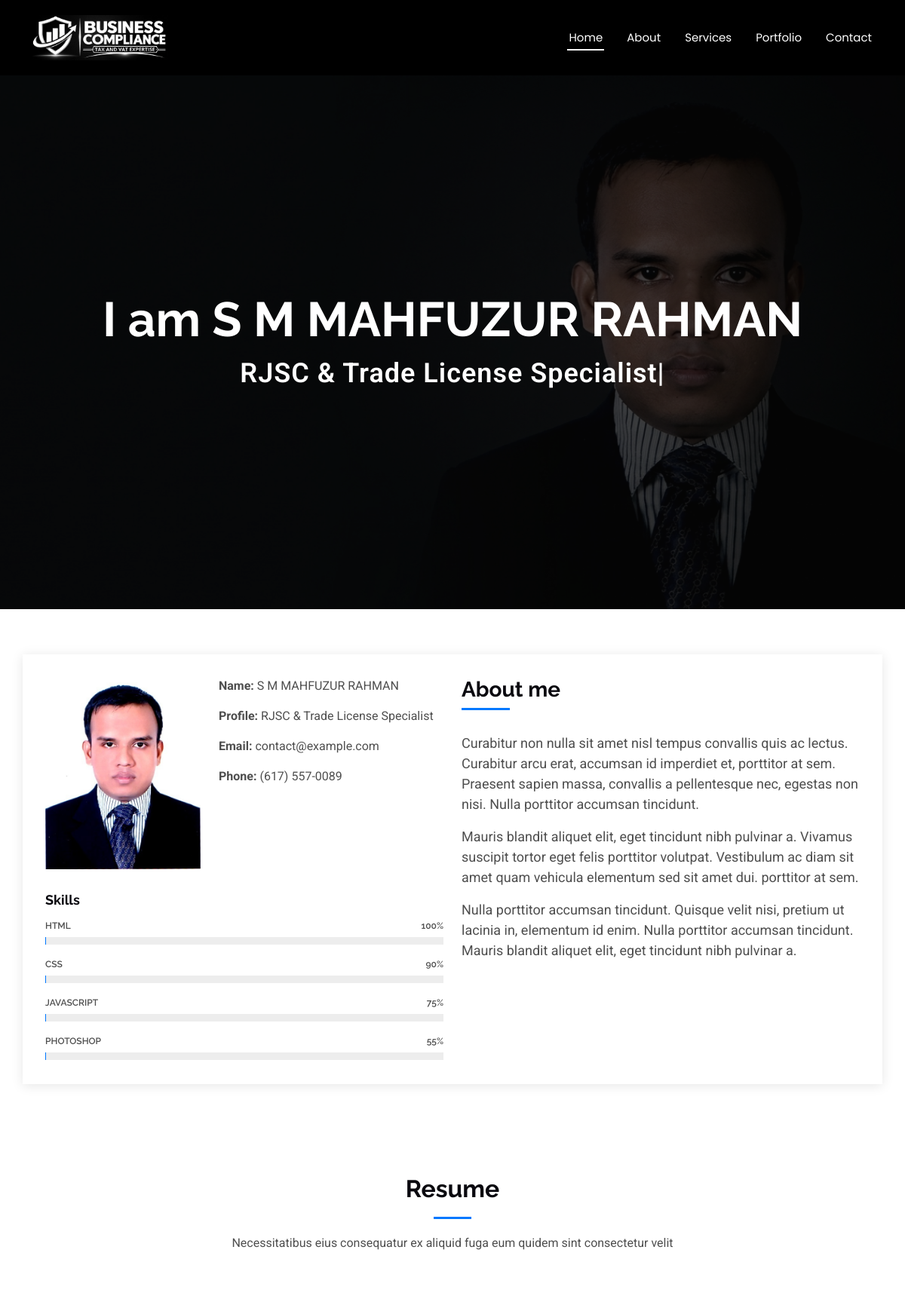
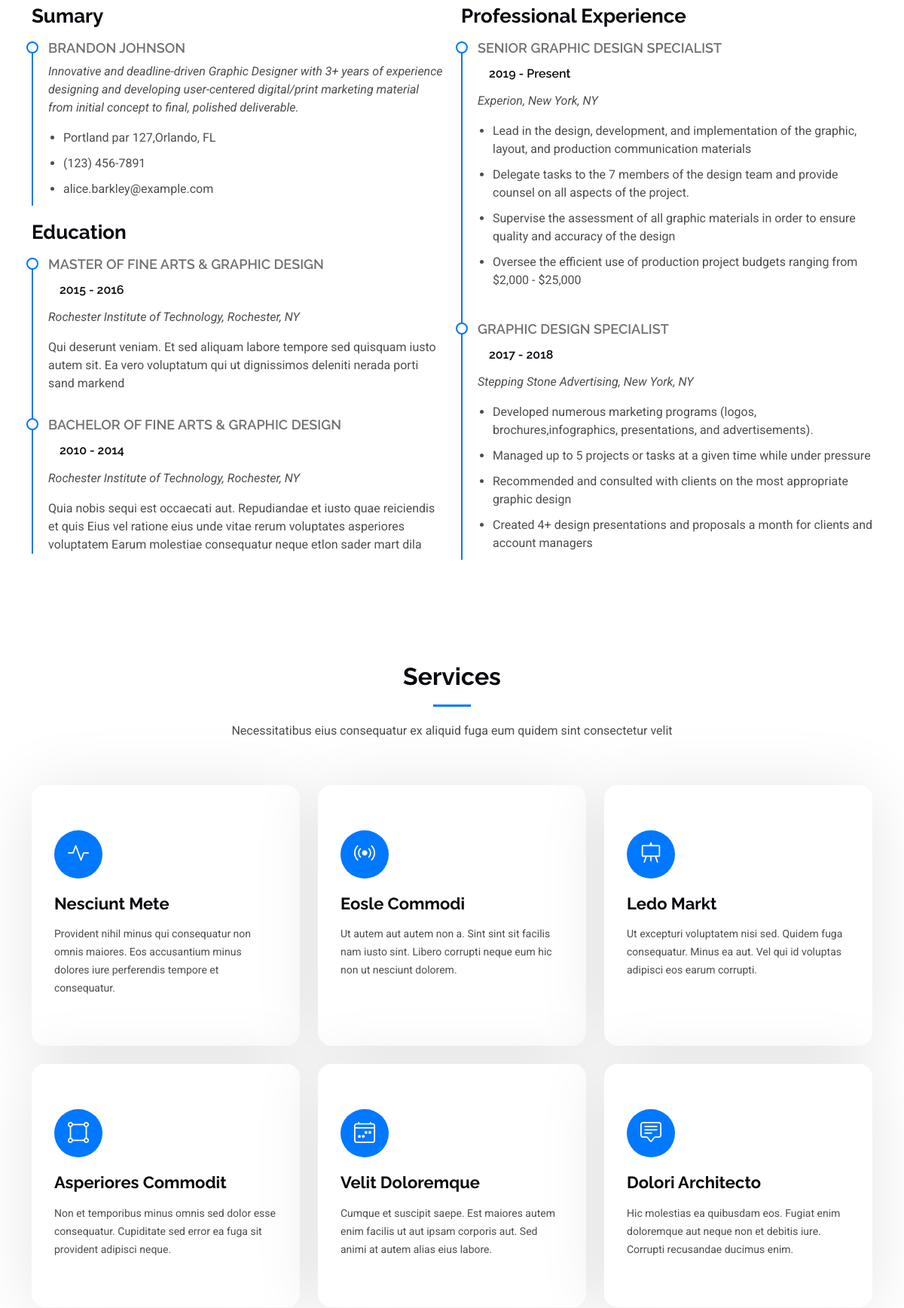
The page / (upper part) on the database its author committed (2 pictures, top to bottom).
### tables this page shows
CREATE TABLE `nav_menu` (
  `id` int(10) unsigned NOT NULL AUTO_INCREMENT,
  `label` varchar(50) NOT NULL,
  `url` varchar(255) NOT NULL DEFAULT '#',
  `sort_order` int(11) NOT NULL DEFAULT 0,
  `is_active` tinyint(1) NOT NULL DEFAULT 1,
  PRIMARY KEY (`id`)
);

CREATE TABLE `skills` (
  `id` int(10) unsigned NOT NULL AUTO_INCREMENT,
  `name` varchar(100) NOT NULL,
  `percentage` tinyint(3) unsigned NOT NULL DEFAULT 0,
  `sort_order` int(11) NOT NULL DEFAULT 0,
  `is_active` tinyint(1) NOT NULL DEFAULT 1,
  PRIMARY KEY (`id`)
);

CREATE TABLE `resume_items` (
  `id` int(10) unsigned NOT NULL AUTO_INCREMENT,
  `section` enum('summary','education','experience') NOT NULL,
  `title` varchar(255) NOT NULL,
  `period` varchar(100) DEFAULT NULL,
  `subtitle` text DEFAULT NULL,
  `description` text DEFAULT NULL,
  `bullets` text DEFAULT NULL,
  `sort_order` int(11) NOT NULL DEFAULT 0,
  `is_active` tinyint(1) NOT NULL DEFAULT 1,
  PRIMARY KEY (`id`),
  KEY `idx_section` (`section`,`sort_order`)
);

CREATE TABLE `services` (
  `id` int(10) unsigned NOT NULL AUTO_INCREMENT,
  `icon` varchar(64) NOT NULL COMMENT 'Bootstrap Icons class, e.g. bi-activity',
  `title` varchar(150) NOT NULL,
  `description` text NOT NULL,
  `sort_order` int(11) NOT NULL DEFAULT 0,
  `is_active` tinyint(1) NOT NULL DEFAULT 1,
  PRIMARY KEY (`id`)
);

### src/helpers.php (called while the page is built, shortened)
<?php
function e(mixed $value): string
{
    return htmlspecialchars((string) $value, ENT_QUOTES | ENT_SUBSTITUTE, 'UTF-8');
}
function lines(?string $text): array
{
    $parts = preg_split('/\R/u', (string) $text) ?: [];
    return array_values(array_filter(array_map('trim', $parts), static fn($l) => $l !== ''));
}
function paragraphs(?string $text): array
{
    $parts = preg_split('/\R{2,}/u', trim((string) $text)) ?: [];
    return array_values(array_filter(array_map('trim', $parts), static fn($p) => $p !== ''));
}
function nav_url(?string $url): string
{
    $url = trim((string) $url);
    if (preg_match('/^[A-Za-z0-9_-]+\.php(?:#[\w-]*)?$/', $url)) {
        return $url;
    }
    return '#';
}
if (!function_exists('settings')) {
    function settings(): array
    {
        static $cache = null;
        if ($cache === null) {
            $cache = [];
            try {
                foreach (Database::fetchAll('SELECT setting_key, setting_value FROM site_settings') as $row) {
                    $cache[$row['setting_key']] = $row['setting_value'];
                }
            } catch (Throwable) {
                return [];
            }
        }
        return $cache;
    }
}
if (!function_exists('setting')) {
    function setting(string $key, mixed $default = ''): string
    {
        $all = settings();
        return isset($all[$key]) && $all[$key] !== null ? (string) $all[$key] : (string) ($default ?? '');
    }
}

### db.php (called while the page is built, shortened)
<?php
final class Database
{
    private static ?PDO $pdo = null;
    private static function getEnvOr(string $key, string $default): string
    {
        $val = getenv($key);
        return $_ENV[$key] ?? $_SERVER[$key] ?? $default;
    }
    public static function pdo(): PDO
    {
        if (self::$pdo instanceof PDO) {
            return self::$pdo;
        }
        $host    = self::getEnvOr('DB_HOST', '127.0.0.1');
        $port    = self::getEnvOr('DB_PORT', '3306');
        $name    = self::getEnvOr('DB_NAME', 'devfolio');
        $user    = self::getEnvOr('DB_USER', 'root');
        $pass    = self::getEnvOr('DB_PASS', '');
        $charset = 'utf8mb4';
        $opts = [
            PDO::ATTR_ERRMODE            => PDO::ERRMODE_EXCEPTION,
            PDO::ATTR_DEFAULT_FETCH_MODE => PDO::FETCH_ASSOC,
            PDO::ATTR_EMULATE_PREPARES   => false,
        ];
        $base = sprintf('mysql:host=%s;port=%s;charset=%s', $host, $port, $charset);
        try {
            try {
                self::$pdo = new PDO($base . ';dbname=' . $name, $user, $pass, $opts);
            } catch (PDOException $e) {
                if ((int) ($e->errorInfo[1] ?? 0) !== 1049) {
                    throw $e;
                }
                $tmp = new PDO($base, $user, $pass, $opts);
                $tmp->exec('CREATE DATABASE IF NOT EXISTS `' . $name . '` CHARACTER SET utf8mb4 COLLATE utf8mb4_unicode_ci');
                self::$pdo = new PDO($base . ';dbname=' . $name, $user, $pass, $opts);
            }
        } catch (PDOException $e) {
            error_log('DevFolio DB connection failed: ' . $e->getMessage());
            http_response_code(500);
            exit('Database connection failed: ' . $e->getMessage());
        }
        return self::$pdo;
    }
    private static function run(string $sql, array $params): PDOStatement
    {
        $st = self::pdo()->prepare($sql);
        $st->execute($params);
        return $st;
    }
    public static function fetchAll(string $sql, array $params = []): array
    {
        $st = self::run($sql, $params);
        return $st->fetchAll();
    }
}
function db(): PDO
{
    return Database::pdo();
}

### includes/functions.php (called while the page is built, shortened)
<?php
function fetch_active(string $table, string $order = 'sort_order, id'): array
{
    $allowed = ['skills', 'resume_items', 'services', 'stats', 'portfolio_categories',
                'pricing_plans', 'faqs', 'testimonials', 'social_links'];
    return db()->query("SELECT * FROM `$table` WHERE is_active = 1 ORDER BY $order")->fetchAll();
}
function get_skills(): array       { return fetch_active('skills'); }
function get_services(): array     { return fetch_active('services'); }
function get_nav_items(): array
{
    return Database::fetchAll('SELECT * FROM nav_menu WHERE is_active = 1 ORDER BY sort_order, id');
}
function get_resume_items(string $section): array
{
    $stmt = db()->prepare(
        'SELECT * FROM resume_items WHERE section = :s AND is_active = 1 ORDER BY sort_order, id'
    );
    $stmt->execute([':s' => $section]);
    return $stmt->fetchAll();
}

### index.php (the view, shortened to what this page needs)
<?php
require_once __DIR__ . '/includes/functions.php';
$pageTitle = 'Index - ' . setting('site_name', 'DevFolio') . ' Bootstrap Template';
$bodyClass = 'index-page';
$skills       = get_skills();
$services     = get_services();
require __DIR__ . '/includes/header.php';
?>
  <main class="main">
    <section id="hero" class="hero section dark-background">
      <img src="<?= e(setting('hero_image', 'img/hero-img.jpg')) ?>" alt="" data-aos="fade-in">
      <div class="container d-flex flex-column align-items-center justify-content-center text-center" data-aos="fade-up" data-aos-delay="100">
        <h2><?= e(setting('hero_title')) ?></h2>
        <p><span class="typed" data-typed-items="<?= e(setting('hero_typed_items')) ?>"></span></p>
      </div>
    </section>
    <section id="about" class="about section">
      <div class="container" data-aos="fade-up" data-aos-delay="100">
        <div class="row gy-4">
          <div class="col-md-6">
            <div class="row justify-content-between gy-4">
              <div class="col-lg-5">
                <img src="<?= e(setting('about_image', 'img/profile-img.jpg')) ?>" class="img-fluid" alt="">
              </div>
              <div class="col-lg-7 about-info">
                <p><strong>Name: </strong> <span><?= e(setting('about_name')) ?></span></p>
                <p><strong>Profile: </strong> <span><?= e(setting('about_profile')) ?></span></p>
                <p><strong>Email: </strong> <span><?= e(setting('about_email')) ?></span></p>
                <p><strong>Phone: </strong> <span><?= e(setting('about_phone')) ?></span></p>
              </div>
            </div>
            <div class="skills-content skills-animation">
              <h5>Skills</h5>
              <?php foreach ($skills as $s): $pct = max(0, min(100, (int) $s['percentage'])); ?>
              <div class="progress">
                <span class="skill"><span><?= e($s['name']) ?></span> <i class="val"><?= $pct ?>%</i></span>
                <div class="progress-bar-wrap">
                </div>
              </div>
              <?php endforeach; ?>
            </div>
          </div>
          <div class="col-md-6">
            <div class="about-me">
              <h4><?= e(setting('about_heading', 'About me')) ?></h4>
              <?php foreach (paragraphs(setting('about_text')) as $para): ?>
              <p>
                <?= e($para) ?>
              </p>
              <?php endforeach; ?>
            </div>
          </div>
        </div>
      </div>
    </section>
    <section id="resume" class="resume section">
      <div class="container section-title" data-aos="fade-up">
        <h2><?= e(setting('resume_title', 'Resume')) ?></h2>
        <p><?= e(setting('resume_subtitle')) ?></p>
      </div>
      <?php
      $renderResumeItem = static function (array $r, string $extraClass = ''): void { ?>
            <div class="resume-item<?= $extraClass ?>">
              <h4><?= e($r['title']) ?></h4>
              <?php if ($r['period'] !== null && $r['period'] !== ''): ?>
              <h5><?= e($r['period']) ?></h5>
              <?php endif; ?>
              <?php if ($r['subtitle'] !== null && $r['subtitle'] !== ''): ?>
              <p><em><?= e($r['subtitle']) ?></em></p>
              <?php endif; ?>
              <?php if ($r['description'] !== null && $r['description'] !== ''): ?>
              <p><?= e($r['description']) ?></p>
              <?php endif; ?>
              <?php $bul = lines($r['bullets']); if ($bul): ?>
              <ul>
                <?php foreach ($bul as $b): ?>
                <li><?= e($b) ?></li>
                <?php endforeach; ?>
              </ul>
              <?php endif; ?>
            </div>
      <?php }; ?>
      <div class="container">
        <div class="row">
          <div class="col-lg-6" data-aos="fade-up" data-aos-delay="100">
            <h3 class="resume-title"><?= e(setting('resume_summary_heading', 'Sumary')) ?></h3>
            <?php foreach (get_resume_items('summary') as $r) { $renderResumeItem($r, ' pb-0'); } ?>
            <h3 class="resume-title"><?= e(setting('resume_education_heading', 'Education')) ?></h3>
            <?php foreach (get_resume_items('education') as $r) { $renderResumeItem($r); } ?>
          </div>
          <div class="col-lg-6" data-aos="fade-up" data-aos-delay="200">
            <h3 class="resume-title"><?= e(setting('resume_experience_heading', 'Professional Experience')) ?></h3>
            <?php foreach (get_resume_items('experience') as $r) { $renderResumeItem($r); } ?>
          </div>
        </div>
      </div>
    </section>
    <section id="services" class="services section">
      <div class="container section-title" data-aos="fade-up">
        <h2><?= e(setting('services_title', 'Services')) ?></h2>
        <p><?= e(setting('services_subtitle')) ?></p>
      </div>
      <div class="container">
        <div class="row gy-4">
          <?php foreach ($services as $i => $sv): ?>
          <div class="col-lg-4 col-md-6" data-aos="fade-up" data-aos-delay="<?= ($i + 1) * 100 ?>">
            <div class="service-item position-relative">
              <div class="icon">
                <i class="bi <?= e($sv['icon']) ?>"></i>
              </div>
              <a href="#" class="stretched-link">
                <h3><?= e($sv['title']) ?></h3>
              </a>
              <p><?= e($sv['description']) ?></p>
            </div>
          </div>
          <?php endforeach; ?>
        </div>
      </div>
    </section>
  </main>
<?php require __DIR__ . '/includes/footer.php'; ?>

### includes/header.php (shortened to what this page needs)
<?php
require_once __DIR__ . '/functions.php';
$bodyClass = $bodyClass ?? 'index-page';
$siteName = setting('site_name', 'DevFolio');
$siteLogo = setting('site_logo', '');
$navItems      = get_nav_items();
$currentScript = basename($_SERVER['SCRIPT_NAME'] ?? 'index.php');
$navLinkActive = static function (string $url) use ($currentScript): bool {
    $path = strtok($url, '#?') ?: '';
    if ($path === '' || !str_ends_with($path, '.php')) {
        return false;
    }
    if ($path === $currentScript) {
        return true;
    }
    $slug = substr($path, 0, -4);
    return str_starts_with($currentScript, $slug . '-');
};
?>
<!DOCTYPE html>
<html lang="en">
<head>
  <link href="css/bootstrap.min.css" rel="stylesheet">
  <link href="css/bootstrap-icons.css" rel="stylesheet">
  <link href="css/aos.css" rel="stylesheet">
  <link href="css/glightbox.min.css" rel="stylesheet">
  <link href="css/swiper-bundle.min.css" rel="stylesheet">
  <link href="css/main.css" rel="stylesheet">
</head>
<body class="<?= e($bodyClass) ?>">
  <header id="header" class="header d-flex align-items-center sticky-top">
    <div class="container-fluid container-xl position-relative d-flex align-items-center justify-content-between">
      <a href="index.php" class="logo d-flex align-items-center">
        <?php if (!empty($siteLogo) && is_file(ROOT_PATH . '/' . $siteLogo)): ?>
          <img src="<?= e($siteLogo) ?>" alt="<?= e($siteName) ?>">
        <?php else: ?>
          <h1 class="sitename"><?= e($siteName) ?></h1>
        <?php endif; ?>
      </a>
      <nav id="navmenu" class="navmenu">
        <ul>
          <?php foreach ($navItems as $item): $isActive = $navLinkActive((string) $item['url']); ?>
          <li><a href="<?= e(nav_url($item['url'])) ?>"<?= $isActive ? ' class="active"' : '' ?>><?= e($item['label']) ?></a></li>
          <?php endforeach; ?>
        </ul>
      </nav>
    </div>
  </header>

### rows shown on the page
nav_menu: label "Home"
nav_menu: label "About"
nav_menu: label "Services"
nav_menu: label "Portfolio"
nav_menu: label "Contact"
skills: name "HTML", percentage "100"
skills: name "CSS", percentage "90"
skills: name "JAVASCRIPT", percentage "75"
skills: name "PHOTOSHOP", percentage "55"
resume_items: title "BRANDON JOHNSON", subtitle "Innovative and deadline-driven Graphic Designer with 3+ years of experience designing and developing user-centered digital/print marketing material from initial concept to final, polished deliverable.", bullets "Portland par 127,Orlando, FL", bullets "(123) 456-7891", bullets "alice.barkley@example.com"
resume_items: title "MASTER OF FINE ARTS & GRAPHIC DESIGN", period "2015 - 2016", subtitle "Rochester Institute of Technology, Rochester, NY", description "Qui deserunt veniam. Et sed aliquam labore tempore sed quisquam iusto autem sit. Ea vero voluptatum qui ut dignissimos deleniti nerada porti sand markend"
resume_items: title "BACHELOR OF FINE ARTS & GRAPHIC DESIGN", period "2010 - 2014", subtitle "Rochester Institute of Technology, Rochester, NY", description "Quia nobis sequi est occaecati aut. Repudiandae et iusto quae reiciendis et quis Eius vel ratione eius unde vitae rerum voluptates asperiores voluptatem Earum molestiae consequatur neque etlon sader mart dila"
resume_items: title "SENIOR GRAPHIC DESIGN SPECIALIST", period "2019 - Present", subtitle "Experion, New York, NY", bullets "Lead in the design, development, and implementation of the graphic, layout, and production communication materials", bullets "Delegate tasks to the 7 members of the design team and provide counsel on all aspects of the project.", bullets "Supervise the assessment of all graphic materials in order to ensure quality and accuracy of the design", bullets "Oversee the efficient use of production project budgets ranging from $2,000 - $25,000"
resume_items: title "GRAPHIC DESIGN SPECIALIST", period "2017 - 2018", subtitle "Stepping Stone Advertising, New York, NY", bullets "Developed numerous marketing programs (logos, brochures,infographics, presentations, and advertisements).", bullets "Managed up to 5 projects or tasks at a given time while under pressure", bullets "Recommended and consulted with clients on the most appropriate graphic design", bullets "Created 4+ design presentations and proposals a month for clients and account managers"
services: title "Nesciunt Mete", description "Provident nihil minus qui consequatur non omnis maiores. Eos accusantium minus dolores iure perferendis tempore et consequatur."
services: title "Eosle Commodi", description "Ut autem aut autem non a. Sint sint sit facilis nam iusto sint. Libero corrupti neque eum hic non ut nesciunt dolorem."
services: title "Ledo Markt", description "Ut excepturi voluptatem nisi sed. Quidem fuga consequatur. Minus ea aut. Vel qui id voluptas adipisci eos earum corrupti."
services: title "Asperiores Commodit", description "Non et temporibus minus omnis sed dolor esse consequatur. Cupiditate sed error ea fuga sit provident adipisci neque."
services: title "Velit Doloremque", description "Cumque et suscipit saepe. Est maiores autem enim facilis ut aut ipsam corporis aut. Sed animi at autem alias eius labore."
services: title "Dolori Architecto", description "Hic molestias ea quibusdam eos. Fugiat enim doloremque aut neque non et debitis iure. Corrupti recusandae ducimus enim."

### other values the page prints
setting('hero_title') "I am S M MAHFUZUR RAHMAN"
setting('about_name') "S M MAHFUZUR RAHMAN"
setting('about_profile') "RJSC & Trade License Specialist"
setting('about_email') "contact@example.com"
setting('about_phone') "(617) 557-0089"
setting('about_heading', 'About me') "About me"
$para "Nulla porttitor accumsan tincidunt. Quisque velit nisi, pretium ut lacinia in, elementum id enim. Nulla porttitor accumsan tincidunt. Mauris blandit aliquet elit, eget tincidunt nibh pulvinar a."
setting('resume_title', 'Resume') "Resume"
setting('resume_subtitle') "Necessitatibus eius consequatur ex aliquid fuga eum quidem sint consectetur velit"
setting('resume_summary_heading', 'Sumary') "Sumary"
setting('resume_education_heading', 'Education') "Education"
setting('resume_experience_heading', 'Professional Experience') "Professional Experience"
setting('services_title', 'Services') "Services"
setting('services_subtitle') "Necessitatibus eius consequatur ex aliquid fuga eum quidem sint consectetur velit"
